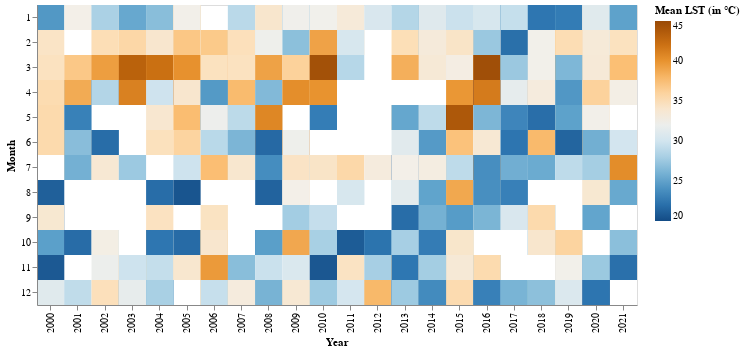

The notebook cell saved with this chart:
### Markdown cell above
**5. Calender heatmaps**

### Code cell
# mean LST
alt.Chart(df2).mark_rect().encode(
    x='Year:O',
    y='Month:O',
    color=alt.Color(
        'MeanLST:Q', title = 'Mean LST (in °C)', scale=alt.Scale(scheme='blueorange', domain=(20,45 ))),
    tooltip=[
        alt.Tooltip('Year:O', title='Year'),
        alt.Tooltip('Month:O', title='Month'),
        alt.Tooltip('MeanLST:Q', title='LST')
    ]).properties(width=600, height=300)

### Figure 1 — Vega-Lite specification as saved in the notebook (floating-point values rounded to 4 significant figures; data arrays with more than 128 entries replaced by an {"elided": "..."} marker saying what was removed)
{"config": {"view": {"continuousWidth": 400, "continuousHeight": 300}}, "data": {"name": "data-3bc596404f3af2308c9fa4e168c5f11c"}, "mark": "rect", "encoding": {"color": {"field": "MeanLST", "scale": {"domain": [20, 45], "scheme": "blueorange"}, "title": "Mean LST (in °C)", "type": "quantitative"}, "tooltip": [{"field": "Year", "title": "Year", "type": "ordinal"}, {"field": "Month", "title": "Month", "type": "ordinal"}, {"field": "MeanLST", "title": "LST", "type": "quantitative"}], "x": {"field": "Year", "type": "ordinal"}, "y": {"field": "Month", "type": "ordinal"}}, "height": 300, "width": 600, "$schema": "https://vega.github.io/schema/vega-lite/v4.17.0.json", "datasets": {"data-3bc596404f3af2308c9fa4e168c5f11c": {"elided": "461 records"}}}
